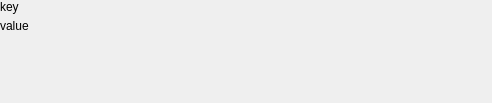
<?xml version="1.0" encoding="UTF-8"?>
<ui version="4.0">
 <class>PairInspector</class>
 <widget class="QWidget" name="PairInspector">
  <property name="geometry">
   <rect>
    <x>0</x>
    <y>0</y>
    <width>492</width>
    <height>103</height>
   </rect>
  </property>
  <property name="windowTitle">
   <string>Pair</string>
  </property>
  <layout class="QVBoxLayout" name="verticalLayout">
   <property name="spacing">
    <number>0</number>
   </property>
   <property name="leftMargin">
    <number>0</number>
   </property>
   <property name="topMargin">
    <number>0</number>
   </property>
   <property name="rightMargin">
    <number>0</number>
   </property>
   <property name="bottomMargin">
    <number>0</number>
   </property>
   <item>
    <layout class="QFormLayout" name="layout">
     <property name="horizontalSpacing">
      <number>0</number>
     </property>
     <property name="verticalSpacing">
      <number>5</number>
     </property>
     <item row="0" column="0">
      <widget class="QLabel" name="label">
       <property name="text">
        <string>key</string>
       </property>
      </widget>
     </item>
     <item row="1" column="0">
      <widget class="QLabel" name="label_2">
       <property name="text">
        <string>value</string>
       </property>
      </widget>
     </item>
    </layout>
   </item>
  </layout>
 </widget>
 <resources/>
 <connections/>
</ui>
